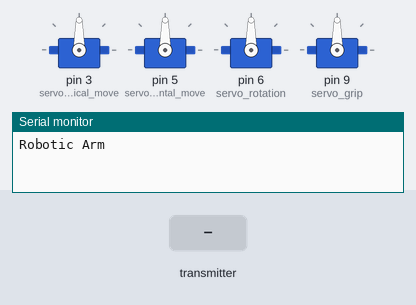
A sketch run on a simulated Arduino Uno, built with avr-gcc and run on an emulated ATmega328P. Shown: 4 × servo, the last lines printed to the serial monitor. Inputs (shaded band) come from the test bench. No radio packets arrive unless stated.

Above: at 1.2 s.
1.3 s: the transmitter starts sending dataReceived.0 = 0
At 1.7 s:
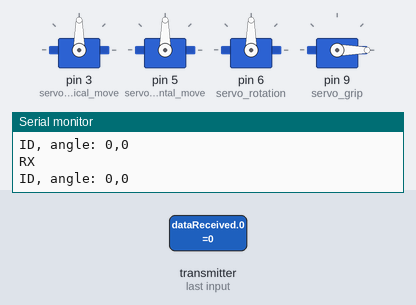
2.8 s: the transmitter starts sending dataReceived.1 = 1023
At 4.0 s:
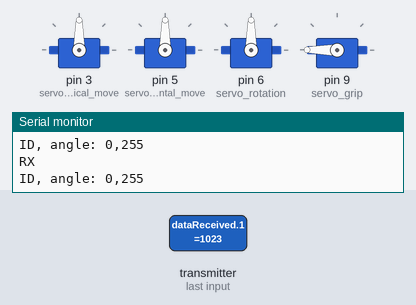
4.3 s: the transmitter starts sending dataReceived.1 = 0
At 5.3 s:
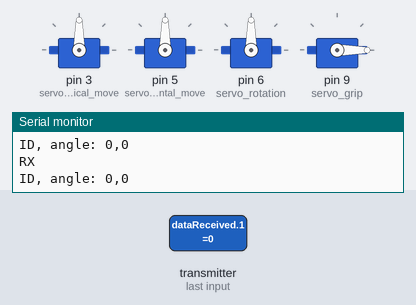
Timing chart, 0 to 7.3 s (numbered marks = the images above; inputs shaded):
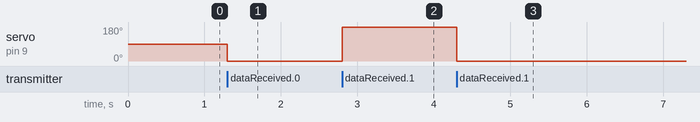

The sketch:

Robot.ino
```cpp
#include <Servo.h>
#include <SPI.h>
#include "nRF24L01.h"
#include "RF24.h"
#include "common.h"

#define DEBUG

/* -------------------------------------------
   |         nRF24L01 RF Module              |
   -------------------------------------------
*/

#define CE_PIN  9
#define CSN_PIN 10

char dataReceived[2];

RF24 radio(CE_PIN, CSN_PIN);

/* -------------------------------------------
   |      Servo motors variables             |
   -------------------------------------------
*/

Servo servo_vertical_move;
Servo servo_horizontal_move;
Servo servo_rotation;
Servo servo_grip;

/*   -------------------------------------------
     |              Setup function             |
     -------------------------------------------
*/

void setup()
{
#ifdef DEBUG
  Serial.begin(115200);
#endif

  Serial.println("Robotic Arm");

  /* -------------------------------------------
     |          nRF24L01 RF Module             |
     -------------------------------------------
  */
  radio.begin();
  radio.setDataRate(RF24_2MBPS);
  radio.openReadingPipe(1, rx_addr);
  radio.startListening();

  /* -------------------------------------------
     |         Servo Motors / Setup            |
     -------------------------------------------
  */
  servo_vertical_move.attach(3);
  servo_horizontal_move.attach(5);
  servo_rotation.attach(6);
  servo_grip.attach(9);
}

/*   -------------------------------------------
     |              Loop function              |
     -------------------------------------------
*/
void loop() {
  if ( radio.available() ) {
    Serial.println("RX");
    radio.read(&dataReceived, sizeof(dataReceived));

    id_t id = dataReceived[0];
    angle = dataReceived[1];

#ifdef DEBUG
        Serial.print("ID, angle: ");
        Serial.print(id);
        Serial.print(",");
        Serial.print(angle);
        Serial.println();
#endif

    switch(id)
    {
      case GRIP:
        servo_grip.write(angle);
        break;
      case HORIZONTAL:
        servo_horizontal_move.write(angle);
        break;
      case VERTICAL:
        servo_vertical_move.write(angle);
        break;
      case ROTATION:
        servo_rotation.write(angle);
        break;
    }
  }
  delay(1);
}
```

common.h
```cpp
#ifndef COMMON_H
#define COMMON_H

typedef enum {
  GRIP,
  HORIZONTAL,
  VERTICAL,
  ROTATION
} id_t;

byte angle;

byte rx_addr[] = "robot";

#endif
```

Measured:
- after the input at 1.3 s, servo on pin 9 (servo_grip): 90° → 0° at once
- after the input at 2.8 s, servo on pin 9 (servo_grip): 0° → 180° at once
- after the input at 4.3 s, servo on pin 9 (servo_grip): 180° → 0° at once
